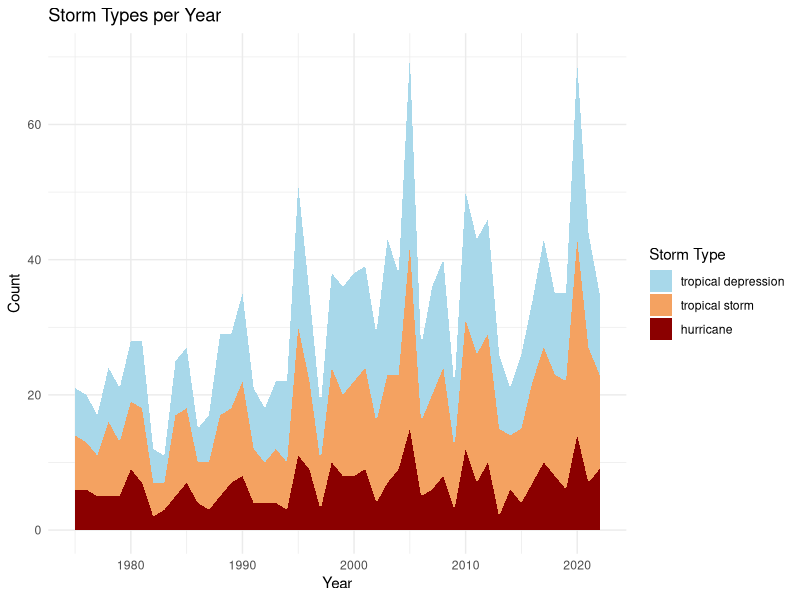

The R script that drew this image:
## ---- chunk 1
#| include: false
suppressPackageStartupMessages(library(tidyverse))
## ---- chunk 2
storms |>
  filter(status %in% c("tropical depression", "tropical storm", "hurricane")) |>
  distinct(year, name, status) |>
  count(year, status) |>
  mutate(status = factor(status, levels = c("tropical depression", "tropical storm", "hurricane"))) |>
  ggplot(aes(x = year, y = n, fill = status)) +
  geom_area() +
  scale_fill_manual(values = c("tropical depression" = "#a8d8ea",
                                "tropical storm" = "#f4a261",
                                "hurricane" = "#8b0000")) +
  labs(title = "Storm Types per Year",
       x = "Year", y = "Count", fill = "Storm Type") +
  theme_minimal()
